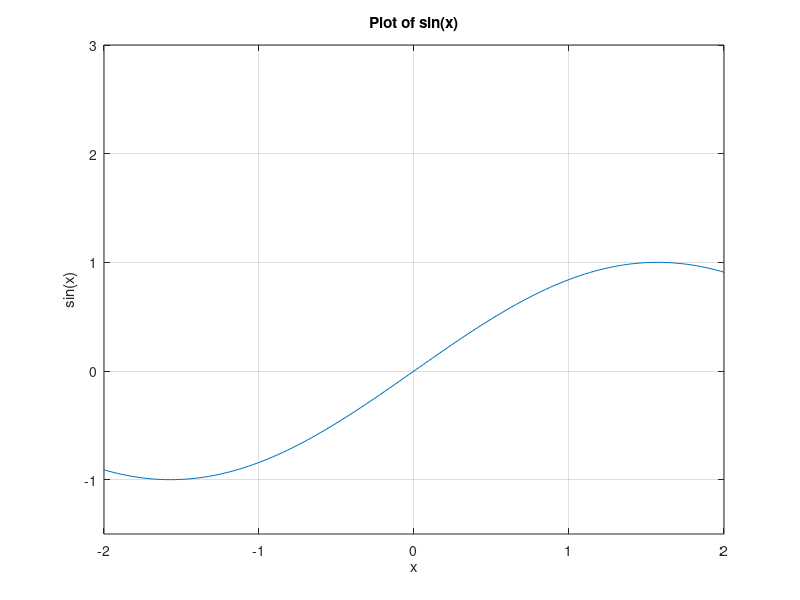

This figure's MATLAB source:
%
%  ENME202 Matlab
%

% ==========================================================================

%
%  PLOTS
%

% Simple plots are easily created by passing arrays to the plot()
% function. 
%
% When passing a single array as plot(y), Matlab will generate
% a graph with the array index values on the x-axis, and the
% corresponding array values on the y-axis:

theta = (-1:.01:1)*pi;
y = sin(theta);
plot(y)

% When passing two arrays as plot(x,y), the resulting graph will
% contain points with coordinates x(i) and y(i) for each index i 
% in the arrays:

clf               % clears the plot window
plot(theta,y)

% Note that arrays theta and y must have the same length

% By default, each pair of (theta,y) values is shown as a dot on the 
% graph, and Matlab draws a smooth line connecting them. 
%
% The points are connected *in sequence*, which can lead to unexpected
% results if the point pairs are not properly ordered:

x = [-8 -5 0 0 5 8];    % increasing x values
y = [5 -8 8 8 -8 5];
plot(x,y)

% vs:

x = [0 -5 8 -8 5 0];    % same x,y pairs, but different order
y = [8 -8 5 5 -8 8];
plot(x,y)

% Try another example:

x = (-1:.01:1)*pi;
y = sin(x);
plot(x,y)

% By default, the plot linearly interpolates between x,y data points.
% Can plot just the data points using a third argument in plot():
plot(x,y,'.')

% A variety of point markers are available, like triangles:
plot(x,y,'>')

% Draw the data with markers, *and* the interpolated line between points
plot(x,y,'>-')

% Can control the color of markers and lines ("r","g","b","k", etc colors)
plot(x,y,'r>-')

% Can control the style of the line (dashed "--", dotted ":", etc)
plot(x,y,'r>--')

% Can combine multiple plots in a single function call:
plot(x,y,'x', x-2.5,y.^2,'o')

% Many combinations of colors, markers, and linestyles, check
% the help file for details:
help plot

% Formatting plots -- adding grids, axis labels, and titles (note
% the "see also" options under "help plot"):
plot(x,y)
grid
xlabel('x')
ylabel('sin(x)')
title('Plot of sin(x)');

% The range for each axis can be specified using the axis command,
% with syntax: axis([XMIN XMAX YMIN YMAX])

axis([-2 2 -1.5 3])

% Each new plot command will completely overwrite previous plot
% and formatting.  To keep the previous plot, put new plot in
% a different "figure" window
%
% Create a new figure window and put a different plot in it:

figure(2)
plot(x, sin(2*x))

% Figures can be saved to different graphics formats, ranging
% from png to Adobe Illustrator (saved as vector art -- very
% useful if you want to customize your plots later)

% We won't do a lot with multiple figure windows in this class
% but the functionality is there to open up as many different
% figure windows as you like, with different plots on each.

% To "redirect" subsequent plots to a specific, already open figure window,
% type figure(n) before the next plot command, where "n" is
% the number of the window you want to use.  If a window with that number
% doesn't exist, a new window will be opened and given the number indicated
% by "n".

% Get rid of an unneeded figure window with the close command

close(2)

% We can also close all figure windows:

close all

% As we saw previously, multiple plots can be placed in a single figure
% by specifying 2 (or more) x-y datasets in a single plot command:

plot(x, y, x, sin(2*x))

% Can control the color and linestyle of each plot separately:

plot(x, y, 'r-', x, sin(2*x), 'k:')

% Can alternately use "hold on" to tell Matlab to keep the previous plot 
% in a window in order to overlay an additional plot onto it at a later time

plot(x,y)
hold on
plot(x, sin(2*x))

% Use "hold off" to revert to original plot behavior (replacing the old plot
% completely when a new plot command is given)

hold off
plot(x,y)  % plot from above is replaced entirely here
hold on
plot(x, sin(2*x), 'r') % different colored plot overlaid
plot(x, sin(3*x), 'm') % yet another plot overlaid; 3 total now
hold off

% To make the graph have one color, and the data points another,
% plot twice with hold on:

plot(x,y)  % draw the original graph
hold on
plot(x(1:2:end),y(1:2:end),'g>') % Mark every other datum a different color

% Clear a figure without removing the window with "clf":

clf

% Multiple *independent* plots can also be created in a single figure 
% window using the "subplot" command. You are not responsible for this
% in ENME202, but it is a useful command to be aware of:

help subplot

% A final note:
% Matlab plots are extremely powerful, and we are just touching
% the surface here. There is a wide variety of 2D and 3D plot
% options, and your code can also manipulate plots at a very 
% low level using more advanced commands than covered here.


